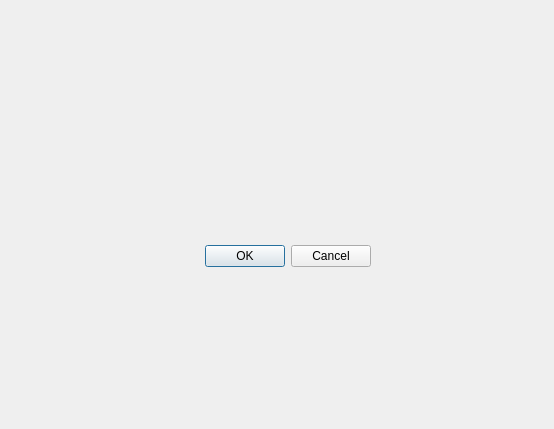
<?xml version="1.0" encoding="UTF-8"?>
<ui version="4.0">
 <class>Dialog</class>
 <widget class="QDialog" name="Dialog">
  <property name="geometry">
   <rect>
    <x>0</x>
    <y>0</y>
    <width>554</width>
    <height>429</height>
   </rect>
  </property>
  <property name="windowTitle">
   <string>Dialog</string>
  </property>
  <widget class="QDialogButtonBox" name="buttonBox">
   <property name="geometry">
    <rect>
     <x>30</x>
     <y>240</y>
     <width>341</width>
     <height>32</height>
    </rect>
   </property>
   <property name="orientation">
    <enum>Qt::Orientation::Horizontal</enum>
   </property>
   <property name="standardButtons">
    <set>QDialogButtonBox::StandardButton::Cancel|QDialogButtonBox::StandardButton::Ok</set>
   </property>
  </widget>
  <widget class="QWidget" name="verticalLayoutWidget">
   <property name="geometry">
    <rect>
     <x>70</x>
     <y>80</y>
     <width>160</width>
     <height>80</height>
    </rect>
   </property>
   <layout class="QVBoxLayout" name="verticalLayout"/>
  </widget>
 </widget>
 <resources/>
 <connections>
  <connection>
   <sender>buttonBox</sender>
   <signal>accepted()</signal>
   <receiver>Dialog</receiver>
   <slot>accept()</slot>
   <hints>
    <hint type="sourcelabel">
     <x>248</x>
     <y>254</y>
    </hint>
    <hint type="destinationlabel">
     <x>157</x>
     <y>274</y>
    </hint>
   </hints>
  </connection>
  <connection>
   <sender>buttonBox</sender>
   <signal>rejected()</signal>
   <receiver>Dialog</receiver>
   <slot>reject()</slot>
   <hints>
    <hint type="sourcelabel">
     <x>316</x>
     <y>260</y>
    </hint>
    <hint type="destinationlabel">
     <x>286</x>
     <y>274</y>
    </hint>
   </hints>
  </connection>
 </connections>
</ui>
